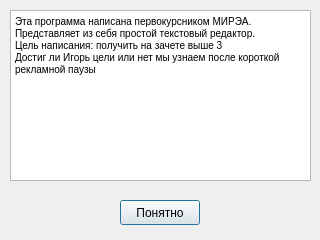
<?xml version="1.0" encoding="UTF-8"?>
<ui version="4.0">
 <class>about_prog</class>
 <widget class="QDialog" name="about_prog">
  <property name="geometry">
   <rect>
    <x>0</x>
    <y>0</y>
    <width>320</width>
    <height>240</height>
   </rect>
  </property>
  <property name="windowTitle">
   <string>Dialog</string>
  </property>
  <widget class="QPushButton" name="pushButton">
   <property name="geometry">
    <rect>
     <x>120</x>
     <y>200</y>
     <width>80</width>
     <height>25</height>
    </rect>
   </property>
   <property name="text">
    <string>Понятно</string>
   </property>
  </widget>
  <widget class="QTextBrowser" name="textBrowser">
   <property name="geometry">
    <rect>
     <x>10</x>
     <y>10</y>
     <width>301</width>
     <height>171</height>
    </rect>
   </property>
   <property name="html">
    <string>&lt;!DOCTYPE HTML PUBLIC &quot;-//W3C//DTD HTML 4.0//EN&quot; &quot;http://www.w3.org/TR/REC-html40/strict.dtd&quot;&gt;
&lt;html&gt;&lt;head&gt;&lt;meta name=&quot;qrichtext&quot; content=&quot;1&quot; /&gt;&lt;style type=&quot;text/css&quot;&gt;
p, li { white-space: pre-wrap; }
&lt;/style&gt;&lt;/head&gt;&lt;body style=&quot; font-family:'MS Shell Dlg 2'; font-size:7.8pt; font-weight:400; font-style:normal;&quot;&gt;
&lt;p style=&quot; margin-top:0px; margin-bottom:0px; margin-left:0px; margin-right:0px; -qt-block-indent:0; text-indent:0px;&quot;&gt;Эта программа написана первокурсником МИРЭА.&lt;br /&gt;Представляет из себя простой текстовый редактор.&lt;br /&gt;Цель написания: получить на зачете выше 3&lt;br /&gt;Достиг ли Игорь цели или нет мы узнаем после короткой рекламной паузы&lt;/p&gt;&lt;/body&gt;&lt;/html&gt;</string>
   </property>
  </widget>
 </widget>
 <resources/>
 <connections/>
</ui>
